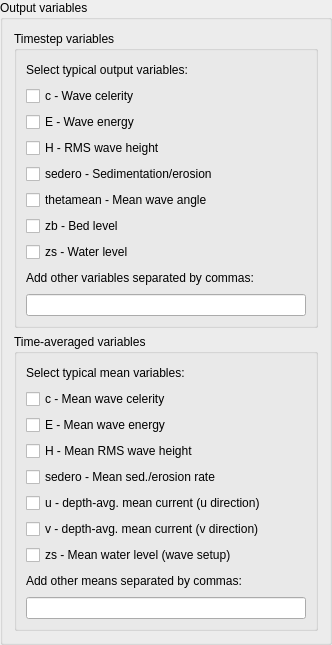
               <widget class="QgsCollapsibleGroupBox" name="gbOutputVariables">
                <property name="title">
                 <string>Output variables</string>
                </property>
                <property name="collapsed">
                 <bool>true</bool>
                </property>
                <layout class="QGridLayout" name="gridLayout_12">
                 <item row="0" column="0">
                  <widget class="QGroupBox" name="gbTimestepVariables">
                   <property name="title">
                    <string>Timestep variables</string>
                   </property>
                   <layout class="QGridLayout" name="gridLayout_10">
                    <item row="0" column="0">
                     <layout class="QVBoxLayout" name="verticalLayout_11">
                      <item>
                       <layout class="QHBoxLayout" name="horizontalLayout_34">
                        <item>
                         <widget class="QLabel" name="labTypicalVariables">
                          <property name="text">
                           <string>Select typical output variables:</string>
                          </property>
                         </widget>
                        </item>
                        <item>
                         <spacer name="horizontalSpacer_32">
                          <property name="orientation">
                           <enum>Qt::Horizontal</enum>
                          </property>
                          <property name="sizeHint" stdset="0">
                           <size>
                            <width>40</width>
                            <height>20</height>
                           </size>
                          </property>
                         </spacer>
                        </item>
                       </layout>
                      </item>
                      <item>
                       <layout class="QHBoxLayout" name="horizontalLayout_35">
                        <item>
                         <widget class="QCheckBox" name="cbCelerity">
                          <property name="text">
                           <string>c - Wave celerity</string>
                          </property>
                         </widget>
                        </item>
                        <item>
                         <spacer name="horizontalSpacer_33">
                          <property name="orientation">
                           <enum>Qt::Horizontal</enum>
                          </property>
                          <property name="sizeHint" stdset="0">
                           <size>
                            <width>40</width>
                            <height>20</height>
                           </size>
                          </property>
                         </spacer>
                        </item>
                       </layout>
                      </item>
                      <item>
                       <layout class="QHBoxLayout" name="horizontalLayout_36">
                        <item>
                         <widget class="QCheckBox" name="cbEnergy">
                          <property name="text">
                           <string>E - Wave energy</string>
                          </property>
                         </widget>
                        </item>
                        <item>
                         <spacer name="horizontalSpacer_34">
                          <property name="orientation">
                           <enum>Qt::Horizontal</enum>
                          </property>
                          <property name="sizeHint" stdset="0">
                           <size>
                            <width>40</width>
                            <height>20</height>
                           </size>
                          </property>
                         </spacer>
                        </item>
                       </layout>
                      </item>
                      <item>
                       <layout class="QHBoxLayout" name="horizontalLayout_37">
                        <item>
                         <widget class="QCheckBox" name="cbWaveHeight">
                          <property name="text">
                           <string>H - RMS wave height</string>
                          </property>
                         </widget>
                        </item>
                        <item>
                         <spacer name="horizontalSpacer_35">
                          <property name="orientation">
                           <enum>Qt::Horizontal</enum>
                          </property>
                          <property name="sizeHint" stdset="0">
                           <size>
                            <width>40</width>
                            <height>20</height>
                           </size>
                          </property>
                         </spacer>
                        </item>
                       </layout>
                      </item>
                      <item>
                       <layout class="QHBoxLayout" name="horizontalLayout_38">
                        <item>
                         <widget class="QCheckBox" name="cbSedero">
                          <property name="text">
                           <string>sedero - Sedimentation/erosion</string>
                          </property>
                         </widget>
                        </item>
                        <item>
                         <spacer name="horizontalSpacer_36">
                          <property name="orientation">
                           <enum>Qt::Horizontal</enum>
                          </property>
                          <property name="sizeHint" stdset="0">
                           <size>
                            <width>40</width>
                            <height>20</height>
                           </size>
                          </property>
                         </spacer>
                        </item>
                       </layout>
                      </item>
                      <item>
                       <layout class="QHBoxLayout" name="horizontalLayout_39">
                        <item>
                         <widget class="QCheckBox" name="cbMeanWaveAngle">
                          <property name="text">
                           <string>thetamean - Mean wave angle</string>
                          </property>
                         </widget>
                        </item>
                        <item>
                         <spacer name="horizontalSpacer_37">
                          <property name="orientation">
                           <enum>Qt::Horizontal</enum>
                          </property>
                          <property name="sizeHint" stdset="0">
                           <size>
                            <width>40</width>
                            <height>20</height>
                           </size>
                          </property>
                         </spacer>
                        </item>
                       </layout>
                      </item>
                      <item>
                       <layout class="QHBoxLayout" name="horizontalLayout_40">
                        <item>
                         <widget class="QCheckBox" name="cbBedLevel">
                          <property name="text">
                           <string>zb - Bed level</string>
                          </property>
                         </widget>
                        </item>
                        <item>
                         <spacer name="horizontalSpacer_38">
                          <property name="orientation">
                           <enum>Qt::Horizontal</enum>
                          </property>
                          <property name="sizeHint" stdset="0">
                           <size>
                            <width>40</width>
                            <height>20</height>
                           </size>
                          </property>
                         </spacer>
                        </item>
                       </layout>
                      </item>
                      <item>
                       <layout class="QHBoxLayout" name="horizontalLayout_41">
                        <item>
                         <widget class="QCheckBox" name="cbWaterLevel">
                          <property name="text">
                           <string>zs - Water level</string>
                          </property>
                         </widget>
                        </item>
                        <item>
                         <spacer name="horizontalSpacer_39">
                          <property name="orientation">
                           <enum>Qt::Horizontal</enum>
                          </property>
                          <property name="sizeHint" stdset="0">
                           <size>
                            <width>40</width>
                            <height>20</height>
                           </size>
                          </property>
                         </spacer>
                        </item>
                       </layout>
                      </item>
                      <item>
                       <layout class="QHBoxLayout" name="horizontalLayout_42">
                        <item>
                         <widget class="QLabel" name="labOtherVariables">
                          <property name="text">
                           <string>Add other variables separated by commas:</string>
                          </property>
                         </widget>
                        </item>
                        <item>
                         <spacer name="horizontalSpacer_40">
                          <property name="orientation">
                           <enum>Qt::Horizontal</enum>
                          </property>
                          <property name="sizeHint" stdset="0">
                           <size>
                            <width>40</width>
                            <height>20</height>
                           </size>
                          </property>
                         </spacer>
                        </item>
                       </layout>
                      </item>
                      <item>
                       <widget class="QLineEdit" name="leOutputVariables"/>
                      </item>
                     </layout>
                    </item>
                   </layout>
                  </widget>
                 </item>
                 <item row="1" column="0">
                  <widget class="QGroupBox" name="gbTimestepVariables_2">
                   <property name="title">
                    <string>Time-averaged variables</string>
                   </property>
                   <layout class="QGridLayout" name="gridLayout_6">
                    <item row="0" column="0">
                     <layout class="QVBoxLayout" name="verticalLayout_12">
                      <item>
                       <layout class="QHBoxLayout" name="horizontalLayout_43">
                        <item>
                         <widget class="QLabel" name="labTypicalMeanVariables">
                          <property name="text">
                           <string>Select typical mean variables:</string>
                          </property>
                         </widget>
                        </item>
                        <item>
                         <spacer name="horizontalSpacer_41">
                          <property name="orientation">
                           <enum>Qt::Horizontal</enum>
                          </property>
                          <property name="sizeHint" stdset="0">
                           <size>
                            <width>40</width>
                            <height>20</height>
                           </size>
                          </property>
                         </spacer>
                        </item>
                       </layout>
                      </item>
                      <item>
                       <layout class="QHBoxLayout" name="horizontalLayout_44">
                        <item>
                         <widget class="QCheckBox" name="cbCelerityMean">
                          <property name="text">
                           <string>c - Mean wave celerity</string>
                          </property>
                         </widget>
                        </item>
                        <item>
                         <spacer name="horizontalSpacer_42">
                          <property name="orientation">
                           <enum>Qt::Horizontal</enum>
                          </property>
                          <property name="sizeHint" stdset="0">
                           <size>
                            <width>40</width>
                            <height>20</height>
                           </size>
                          </property>
                         </spacer>
                        </item>
                       </layout>
                      </item>
                      <item>
                       <layout class="QHBoxLayout" name="horizontalLayout_45">
                        <item>
                         <widget class="QCheckBox" name="cbEnergyMean">
                          <property name="text">
                           <string>E - Mean wave energy</string>
                          </property>
                         </widget>
                        </item>
                        <item>
                         <spacer name="horizontalSpacer_44">
                          <property name="orientation">
                           <enum>Qt::Horizontal</enum>
                          </property>
                          <property name="sizeHint" stdset="0">
                           <size>
                            <width>40</width>
                            <height>20</height>
                           </size>
                          </property>
                         </spacer>
                        </item>
                       </layout>
                      </item>
                      <item>
                       <layout class="QHBoxLayout" name="horizontalLayout_46">
                        <item>
                         <widget class="QCheckBox" name="cbWaveHeightMean">
                          <property name="text">
                           <string>H - Mean RMS wave height</string>
                          </property>
                         </widget>
                        </item>
                        <item>
                         <spacer name="horizontalSpacer_45">
                          <property name="orientation">
                           <enum>Qt::Horizontal</enum>
                          </property>
                          <property name="sizeHint" stdset="0">
                           <size>
                            <width>40</width>
                            <height>20</height>
                           </size>
                          </property>
                         </spacer>
                        </item>
                       </layout>
                      </item>
                      <item>
                       <layout class="QHBoxLayout" name="horizontalLayout_47">
                        <item>
                         <widget class="QCheckBox" name="cbSederoMean">
                          <property name="text">
                           <string>sedero - Mean sed./erosion rate</string>
                          </property>
                         </widget>
                        </item>
                        <item>
                         <spacer name="horizontalSpacer_46">
                          <property name="orientation">
                           <enum>Qt::Horizontal</enum>
                          </property>
                          <property name="sizeHint" stdset="0">
                           <size>
                            <width>40</width>
                            <height>20</height>
                           </size>
                          </property>
                         </spacer>
                        </item>
                       </layout>
                      </item>
                      <item>
                       <layout class="QHBoxLayout" name="horizontalLayout_48">
                        <item>
                         <widget class="QCheckBox" name="cbMeanU">
                          <property name="text">
                           <string>u - depth-avg. mean current (u direction)</string>
                          </property>
                         </widget>
                        </item>
                        <item>
                         <spacer name="horizontalSpacer_47">
                          <property name="orientation">
                           <enum>Qt::Horizontal</enum>
                          </property>
                          <property name="sizeHint" stdset="0">
                           <size>
                            <width>40</width>
                            <height>20</height>
                           </size>
                          </property>
                         </spacer>
                        </item>
                       </layout>
                      </item>
                      <item>
                       <layout class="QHBoxLayout" name="horizontalLayout_49">
                        <item>
                         <widget class="QCheckBox" name="cbMeanV">
                          <property name="text">
                           <string>v - depth-avg. mean current (v direction)</string>
                          </property>
                         </widget>
                        </item>
                        <item>
                         <spacer name="horizontalSpacer_48">
                          <property name="orientation">
                           <enum>Qt::Horizontal</enum>
                          </property>
                          <property name="sizeHint" stdset="0">
                           <size>
                            <width>40</width>
                            <height>20</height>
                           </size>
                          </property>
                         </spacer>
                        </item>
                       </layout>
                      </item>
                      <item>
                       <layout class="QHBoxLayout" name="horizontalLayout_50">
                        <item>
                         <widget class="QCheckBox" name="cbWaterLevelMean">
                          <property name="text">
                           <string>zs - Mean water level (wave setup)</string>
                          </property>
                         </widget>
                        </item>
                        <item>
                         <spacer name="horizontalSpacer_49">
                          <property name="orientation">
                           <enum>Qt::Horizontal</enum>
                          </property>
                          <property name="sizeHint" stdset="0">
                           <size>
                            <width>40</width>
                            <height>20</height>
                           </size>
                          </property>
                         </spacer>
                        </item>
                       </layout>
                      </item>
                      <item>
                       <layout class="QHBoxLayout" name="horizontalLayout_51">
                        <item>
                         <widget class="QLabel" name="labOtherMeanVariables">
                          <property name="text">
                           <string>Add other means separated by commas:</string>
                          </property>
                         </widget>
                        </item>
                        <item>
                         <spacer name="horizontalSpacer_50">
                          <property name="orientation">
                           <enum>Qt::Horizontal</enum>
                          </property>
                          <property name="sizeHint" stdset="0">
                           <size>
                            <width>40</width>
                            <height>20</height>
                           </size>
                          </property>
                         </spacer>
                        </item>
                       </layout>
                      </item>
                      <item>
                       <widget class="QLineEdit" name="leOtherMeans"/>
                      </item>
                     </layout>
                    </item>
                   </layout>
                  </widget>
                 </item>
                </layout>
               </widget>
